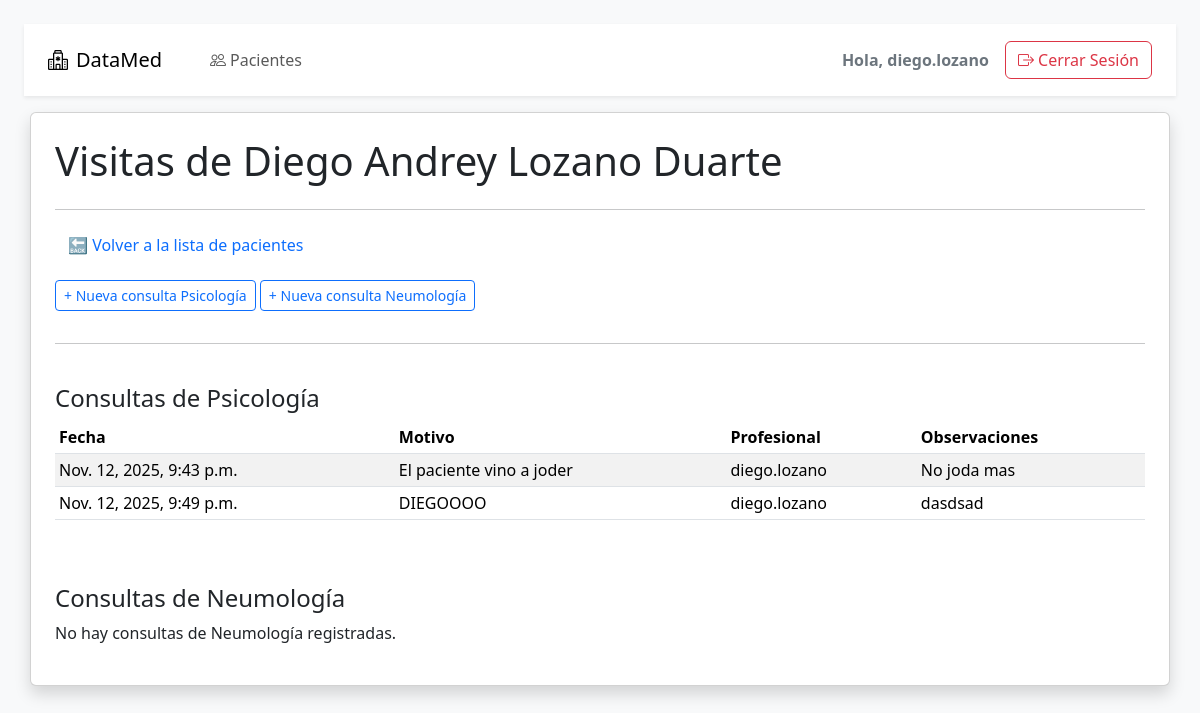
The page /patient/1/visits/ (signed in) on the database its author committed.
### pacientes/models.py (models this page shows, shortened)
class Paciente(models.Model):
    tipo_documento = models.CharField(
        max_length=10,
        choices=[
            ('ASC', 'Adulto Sin Documento'),
            ('CC', 'Cédula de Ciudadanía'),
            ('CE', 'Cédula de Extranjería'),
            ('MSC', 'Menor de Edad Sin Documento'),
            ('NUIP', 'Número Único de Identificación Personal'),
            ('PAS', 'Pasaporte'),
            ('RC', 'Registro Civil'),
            ('TI', 'Tarjeta de Identidad'),
            ('PPT', 'Permiso de Permanencia Temporal'),
        ]
    )
    numero_documento = models.CharField(max_length=20, unique=True)
    nombres = models.CharField(max_length=100)
    apellidos = models.CharField(max_length=100)
    fecha_nacimiento = models.DateField()
    genero = models.CharField(
        max_length=10,
        choices=[
            ('M', 'Masculino'),
            ('F', 'Femenino'),
            ('O', 'Otro'),
        ]
    )
    direccion = models.CharField(max_length=255)
    barrio = models.CharField(max_length=200)
    departameto = models.CharField(
        max_length=100,
        choices=[
            ('AMAZONAS', 'Amazonas'),
            ('ANTIOQUIA', 'Antioquia'),
            ('ARAUCA', 'Arauca'),
            ('ATLANTICO', 'Atlántico'),
            ('BOGOTA', 'Bogotá D.C.'),
            ('BOLIVAR', 'Bolívar'),
            ('BOYACA', 'Boyacá'),
            ('CALDAS', 'Caldas'),
            ('CAQUETA', 'Caquetá'),
            ('CASANARE', 'Casanare'),
            ('CAUCA', 'Cauca'),
            ('CESAR', 'Cesar'),
            ('CHOCO', 'Chocó'),
            ('CORDOBA', 'Córdoba'),
            ('CUNDINAMARCA', 'Cundinamarca'),
            ('GUAINIA', 'Guainía'),
            ('GUAVIARE', 'Guaviare'),
            ('HUILA', 'Huila'),
            ('LA GUAJIRA', 'La Guajira'),
            ('MAGDALENA', 'Magdalena'),
            ('META', 'Meta'),
            ('NARIÑO', 'Nariño'),
            ('NORTE DE SANTANDER', 'Norte de Santander'),
            ('PUTUMAYO', 'Putumayo'),
            ('QUINDIO', 'Quindío'),
            ('RISARALDA', 'Risaralda'),
            ('SAN ANDRES Y PROVIDENCIA', 'San Andrés y Providencia'),
            ('SANTANDER', 'Santander'),
            ('SUCRE', 'Sucre'),
            ('TOLIMA', 'Tolima'),
            ('VALLE DEL CAUCA', 'Valle del Cauca'),
            ('VAUPES', 'Vaupés'),
            ('VICHADA', 'Vichada'),
        ]
    )
    ciudad = models.CharField(max_length=100)
    zona_residencia = models.CharField(
        max_length=10,
        choices=[
            ('RURAL', 'Rural'),
            ('URBANA', 'Urbana'),
        ]
    )
    email = models.EmailField(unique=True)
    telefono = models.CharField(max_length=20)
    celular = models.CharField(max_length=20)
    estado_civil = models.CharField(
        max_length=15,
        choices=[
            ('SOLTERO', 'Soltero'),
            ('CASADO', 'Casado'),
            ('UNION LIBRE', 'Unión Libre'),
            ('VIUDO', 'Viudo'),
            ('DIVORCIADO', 'Divorciado'),
        ]
    )
    ocupacion = models.CharField(max_length=100)
    entidad_salud = models.CharField(
        max_length=100,
        choices=[
            ('EPS1', 'Entidad Promotora de Salud 1'),
            ('EPS2', 'Entidad Promotora de Salud 2'),
            ('EPS3', 'Entidad Promotora de Salud 3'),
            ('OTRA', 'Otra'),
        ]
    )
    tipo_afiliacion = models.CharField(
        max_length=20,
        choices=[
            ('CONTRIBUTIVO', 'Contributivo'),
            ('SUBSIDIADO', 'Subsidiado'),
            ('VINCULADO', 'Vinculado'),
            ('NINGUNO', 'Ninguno'),
        ]
    )
    regimen = models.CharField(
        max_length=200,
        choices=[
            ('Contributivo Cotizante', 'Contributivo Cotizante'),
            ('Subsidiado', 'Subsidiado'),
        ]
    )
    estado = models.CharField(
        max_length=10,
        choices=[
            ('ACTIVO', 'Activo'),
            ('INACTIVO', 'Inactivo'),
        ]
    )

class ConsultaPsicologia(models.Model):
    paciente = models.ForeignKey(Paciente, on_delete=models.CASCADE)
    profesional = models.ForeignKey(User, on_delete=models.CASCADE)
    fecha_consulta = models.DateTimeField(auto_now_add=True, )
    motivo_consulta = models.TextField()
    observaciones = models.TextField(blank=True, null=True)

### pacientes/views.py (the view)
# urls.py: path('patient/<int:patient_id>/visits/', views.patient_visits, name='patient_visits'),
@login_required
def patient_visits(request, patient_id):
    patient = Paciente.objects.get(id=patient_id)
    psicologia_consultas = ConsultaPsicologia.objects.filter(paciente=patient)
    neumologia_consultas = ConsultaNeumologia.objects.filter(paciente=patient)
    return render(request, 'patient_visits.html', {
        'patient': patient,
        'psicologia_consultas': psicologia_consultas,
        'neumologia_consultas': neumologia_consultas
    })

### pacientes/templates/patient_visits.html
{% extends 'base.html' %}
{% block content %}
<div class="container card shadow p-4 mt-3">
    <h1>Visitas de {{ patient.nombres }} {{ patient.apellidos }}</h1>
    <hr>
    <div class="mb-3">
        <a href="{% url 'patients_list' %}" class="btn btn-link" style="text-decoration:none">🔙 Volver a la lista de pacientes</a>
    </div>
    <div class="mb-3">
        <a href="{% url 'create_psicologia_consultation' patient.id %}" class="btn btn-outline-primary btn-sm">+ Nueva consulta Psicología</a>
        <a href="{% url 'create_neumologia_consultation' patient.id %}" class="btn btn-outline-primary btn-sm">+ Nueva consulta Neumología</a>
    </div>
    <hr>
    <h4 class="mt-4">Consultas de Psicología</h4>
    {% if psicologia_consultas %}
        <table class="table table-striped table-sm">
            <thead>
                <tr>
                    <th>Fecha</th>
                    <th>Motivo</th>
                    <th>Profesional</th>
                    <th>Observaciones</th>
                </tr>
            </thead>
            <tbody>
                {% for consulta in psicologia_consultas %}
                <tr>
                    <td>{{ consulta.fecha_consulta }}</td>
                    <td>{{ consulta.motivo_consulta|truncatechars:50 }}</td>
                    <td>{{ consulta.profesional.username }}</td>
                    <td>{{ consulta.observaciones|default:"-" }}</td>
                </tr>
                {% endfor %}
            </tbody>
        </table>
    {% else %}
        <p>No hay consultas de Psicología registradas.</p>
    {% endif %}
    <h4 class="mt-5">Consultas de Neumología</h4>
    {% if neumologia_consultas %}
        <table class="table table-striped table-sm">
            <thead>
                <tr>
                    <th>Fecha</th>
                    <th>Motivo</th>
                    <th>Profesional</th>
                    <th>Presión arterial</th>
                    <th>Frecuencia cardíaca</th>
                </tr>
            </thead>
            <tbody>
                {% for consulta in neumologia_consultas %}
                <tr>
                    <td>{{ consulta.fecha_consulta }}</td>
                    <td>{{ consulta.motivo_consulta|truncatechars:50 }}</td>
                    <td>{{ consulta.profesional.username }}</td>
                    <td>{{ consulta.presion_arterial|default:"-" }}</td>
                    <td>{{ consulta.frecuencia_cardiaca|default:"-" }}</td>
                </tr>
                {% endfor %}
            </tbody>
        </table>
    {% else %}
        <p>No hay consultas de Neumología registradas.</p>
    {% endif %}
</div>
{% endblock %}

### pacientes/templates/base.html (shortened to what this page needs)
{% load static %}
<!DOCTYPE html>
<html lang="en">
<head>
    <link href="https://cdn.jsdelivr.net/npm/bootstrap@5.3.3/dist/css/bootstrap.min.css" rel="stylesheet">
    <link rel="stylesheet" href="https://cdn.jsdelivr.net/npm/bootstrap-icons@1.11.1/font/bootstrap-icons.css">
</head>
<body class="bg-light p-4">
<nav class="navbar navbar-expand-lg bg-white shadow-sm py-3 px-4">
    <a class="navbar-brand d-flex align-items-center gap-2" href="{% url 'home' %}">
        <i class="bi bi-hospital"></i>
        <span>DataMed</span>
    </a>
    <div class="collapse navbar-collapse" id="mainNav">
        <ul class="navbar-nav ms-4 gap-3">
            <li class="nav-item">
                <a class="nav-link d-flex align-items-center gap-1" href="{% url 'patients_list' %}">
                    <i class="bi bi-people"></i> Pacientes
                </a>
            </li>
        </ul>
        <div class="ms-auto d-flex align-items-center gap-3">
            {% if user.is_authenticated %}
                <span class="fw-semibold text-secondary">
                    Hola, {{ user.username }}
                </span>
                <a class="btn btn-outline-danger" href="{% url 'logout' %}">
                    <i class="bi bi-box-arrow-right"></i> Cerrar Sesión
                </a>
            {% endif %}
        </div>
    </div>
</nav>
    {% block content %}
    {% endblock %}
</body>
</html>

### rows shown on the page
Paciente: nombres "Diego Andrey", apellidos "Lozano Duarte"
ConsultaPsicologia: fecha_consulta "Nov. 12, 2025, 9:43 p.m.", motivo_consulta "El paciente vino a joder", profesional.username "diego.lozano", observaciones "No joda mas"
ConsultaPsicologia: fecha_consulta "Nov. 12, 2025, 9:49 p.m.", motivo_consulta "DIEGOOOO", profesional.username "diego.lozano", observaciones "dasdsad"

### other values the page prints
{{ user.username }} "diego.lozano"
